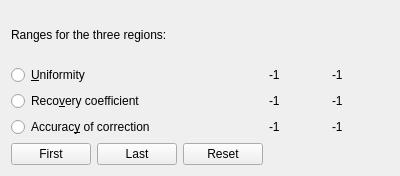
<?xml version="1.0" encoding="UTF-8"?>
<ui version="4.0">
 <class>RangesPage</class>
 <widget class="QWidget" name="RangesPage">
  <property name="geometry">
   <rect>
    <x>0</x>
    <y>0</y>
    <width>400</width>
    <height>176</height>
   </rect>
  </property>
  <property name="windowTitle">
   <string>Form</string>
  </property>
  <layout class="QGridLayout" name="gridLayout_2">
   <item row="0" column="0">
    <layout class="QGridLayout" name="gridLayout">
     <item row="1" column="1">
      <widget class="QLabel" name="label_uni_first">
       <property name="text">
        <string>-1</string>
       </property>
      </widget>
     </item>
     <item row="2" column="0">
      <widget class="QRadioButton" name="radioRec">
       <property name="text">
        <string>Reco&amp;very coefficient</string>
       </property>
      </widget>
     </item>
     <item row="1" column="0">
      <widget class="QRadioButton" name="radioUni">
       <property name="text">
        <string>&amp;Uniformity</string>
       </property>
      </widget>
     </item>
     <item row="0" column="0">
      <widget class="QLabel" name="label">
       <property name="text">
        <string>Ranges for the three regions:</string>
       </property>
      </widget>
     </item>
     <item row="3" column="0">
      <widget class="QRadioButton" name="radioAccu">
       <property name="text">
        <string>Accurac&amp;y of correction</string>
       </property>
      </widget>
     </item>
     <item row="4" column="0">
      <layout class="QHBoxLayout" name="horizontalLayout">
       <item>
        <widget class="QPushButton" name="pushButton_2">
         <property name="text">
          <string>First</string>
         </property>
        </widget>
       </item>
       <item>
        <widget class="QPushButton" name="pushButton">
         <property name="text">
          <string>Last</string>
         </property>
        </widget>
       </item>
       <item>
        <widget class="QPushButton" name="pushButton_reset">
         <property name="text">
          <string>Reset</string>
         </property>
        </widget>
       </item>
      </layout>
     </item>
     <item row="1" column="2">
      <widget class="QLabel" name="label_uni_last">
       <property name="text">
        <string>-1</string>
       </property>
      </widget>
     </item>
     <item row="2" column="1">
      <widget class="QLabel" name="label_rec_first">
       <property name="text">
        <string>-1</string>
       </property>
      </widget>
     </item>
     <item row="2" column="2">
      <widget class="QLabel" name="label_rec_last">
       <property name="text">
        <string>-1</string>
       </property>
      </widget>
     </item>
     <item row="3" column="1">
      <widget class="QLabel" name="label_accu_first">
       <property name="text">
        <string>-1</string>
       </property>
      </widget>
     </item>
     <item row="3" column="2">
      <widget class="QLabel" name="label_accu_last">
       <property name="text">
        <string>-1</string>
       </property>
      </widget>
     </item>
    </layout>
   </item>
  </layout>
 </widget>
 <resources/>
 <connections/>
</ui>
